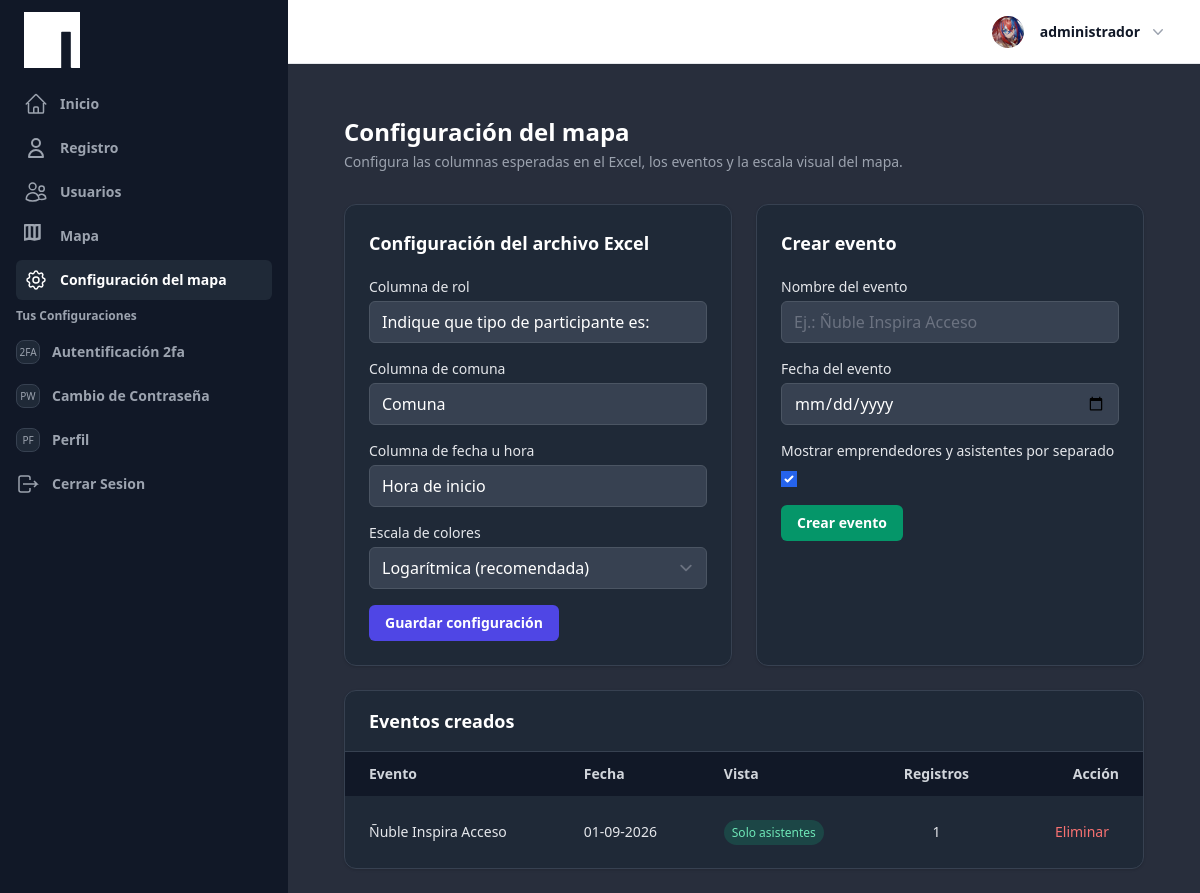
/configuracion/mapa/ (signed in), run on the app's committed database.
### UsuarioApp/models.py (models this page shows, shortened)
class Profile(models.Model):
    last_activity = models.DateTimeField(null=True, blank=True)
    image = models.ImageField(upload_to=profile_picture_path, default="profile.webp")
    user_FK = models.OneToOneField(
        User, on_delete=models.CASCADE, related_name="profile"
    )
    position_FK = models.ForeignKey(
        Position, on_delete=models.SET_NULL, null=True, blank=True
    )
    def save(self, *args, **kwargs):
        update_last_activity = kwargs.pop("update_last_activity", False)
        if update_last_activity:
            self.last_activity = timezone.now()
            kwargs["update_fields"] = ["last_activity"]
        if self.pk:
            handle_old_image(Profile, self.pk, self.image)
        super(Profile, self).save(*args, **kwargs)
        if self.image and os.path.exists(self.image.path):
            resize_image(self.image.path, 300)
            crop_image(self.image.path, 300)
    def update_last_activity(self):
        self.save(update_last_activity=True)
    class Meta:
        verbose_name = "Perfil"
        verbose_name_plural = "Perfiles"
        ordering = ["-id"]

### MapaApp/models.py (models this page shows, shortened)
class ConfiguracionMapa(models.Model):
    ESCALA_CHOICES = [
        ("LOG", "Logarítmica (recomendada)"),
        ("LINEAL", "Lineal"),
    ]
    columna_rol = models.CharField(
        max_length=255,
        default="Indique que tipo de participante es:",
    )
    columna_comuna = models.CharField(
        max_length=255,
        default="Comuna",
    )
    columna_fecha = models.CharField(
        max_length=255,
        default="Hora de inicio",
    )
    escala_mapa = models.CharField(
        max_length=10,
        choices=ESCALA_CHOICES,
        default="LOG",
    )
    class Meta:
        verbose_name = "Configuración del mapa"
        verbose_name_plural = "Configuración del mapa"

class Evento(models.Model):
    nombre = models.CharField(max_length=150)
    fecha_evento = models.DateField()
    mostrar_desglose_por_tipo = models.BooleanField(
        default=True,
        help_text="Si se desactiva, el mapa mostrará solo el total de asistentes.",
    )
    class Meta:
        ordering = ["-fecha_evento", "nombre"]

### homeApp/views.py (the view, shortened to what this page needs)
class MapaConfiguracionView(LoginRequiredMixin, TemplateView):
    template_name = "pages/configuracion/mapa_configuracion.html"
    login_url = reverse_lazy("account_login")
    def get_configuracion(self):
        configuracion, _ = ConfiguracionMapa.objects.get_or_create(pk=1)
        return configuracion
    def get_context_data(
        self,
        configuracion_form=None,
        evento_form=None,
        **kwargs,
    ):
        context = super().get_context_data(**kwargs)
        configuracion = self.get_configuracion()
        context["configuracion_form"] = configuracion_form or ConfiguracionMapaForm(
            instance=configuracion
        )
        context["evento_form"] = evento_form or EventoForm()
        context["eventos"] = Evento.objects.annotate(
            total_participantes=Count("participantes")
        ).order_by("-id")
        return context

### templates/pages/configuracion/mapa_configuracion.html (shortened to what this page needs)
{% extends 'components/Layout/base_extendido.html' %}
{% block content_main %}
<main class="mx-auto max-w-6xl p-6">
    <div class="mb-8">
        <h1 class="text-2xl font-bold text-white">
            Configuración del mapa
        </h1>
        <p class="mt-1 text-sm text-gray-400">
            Configura las columnas esperadas en el Excel, los eventos y la escala visual del mapa.
        </p>
    </div>
    <div class="grid grid-cols-1 gap-6 lg:grid-cols-2">
        <section class="rounded-xl border border-gray-700 bg-gray-800 p-6 shadow">
            <h2 class="mb-5 text-lg font-semibold text-white">
                Configuración del archivo Excel
            </h2>
            <form method="post" class="space-y-4">
                {% for field in configuracion_form %}
                    <div>
                        <label
                            for="{{ field.id_for_label }}"
                            class="mb-1 block text-sm font-medium text-gray-200"
                        >
                            {{ field.label }}
                        </label>
                        {{ field }}
                    </div>
                {% endfor %}
                <button
                    type="submit"
                    class="rounded-md bg-indigo-600 px-4 py-2 text-sm font-semibold text-white hover:bg-indigo-500"
                >
                    Guardar configuración
                </button>
            </form>
        </section>
        <section class="rounded-xl border border-gray-700 bg-gray-800 p-6 shadow">
            <h2 class="mb-5 text-lg font-semibold text-white">
                Crear evento
            </h2>
            <form method="post" class="space-y-4">
                {% for field in evento_form %}
                    <div>
                        <label
                            for="{{ field.id_for_label }}"
                            class="mb-1 block text-sm font-medium text-gray-200"
                        >
                            {{ field.label }}
                        </label>
                        {{ field }}
                    </div>
                {% endfor %}
                <button
                    type="submit"
                    class="rounded-md bg-emerald-600 px-4 py-2 text-sm font-semibold text-white hover:bg-emerald-500"
                >
                    Crear evento
                </button>
            </form>
        </section>
    </div>
    <section class="mt-6 overflow-hidden rounded-xl border border-gray-700 bg-gray-800 shadow">
        <div class="border-b border-gray-700 px-6 py-4">
            <h2 class="text-lg font-semibold text-white">
                Eventos creados
            </h2>
        </div>
        <div class="overflow-x-auto">
            <table class="w-full text-left text-sm">
                <thead class="bg-gray-900 text-gray-300">
                    <tr>
                        <th class="px-6 py-3">Evento</th>
                        <th class="px-6 py-3">Fecha</th>
                        <th class="px-6 py-3">Vista</th>
                        <th class="px-6 py-3 text-center">Registros</th>
                        <th class="px-6 py-3 text-right">Acción</th>
                    </tr>
                </thead>
                <tbody class="divide-y divide-gray-700">
                    {% for evento in eventos %}
                    <tr class="text-gray-200">
                        <td class="px-6 py-4 font-medium">
                            {{ evento.nombre }}
                        </td>
                        <td class="px-6 py-4">
                            {{ evento.fecha_evento|date:"d-m-Y" }}
                        </td>
                        <td class="px-6 py-4">
                            {% if evento.mostrar_desglose_por_tipo %}
                                <span class="rounded-full bg-indigo-500/20 px-2 py-1 text-xs text-indigo-300">
                                    Desglose por tipo
                                </span>
                            {% else %}
                                <span class="rounded-full bg-emerald-500/20 px-2 py-1 text-xs text-emerald-300">
                                    Solo asistentes
                                </span>
                            {% endif %}
                        </td>
                        <td class="px-6 py-4 text-center">
                            {{ evento.total_participantes }}
                        </td>
                        <td class="px-6 py-4 text-right">
                            <form
                                method="post"
                                class="inline"
                                onsubmit="
                                    return confirm(
                                        '¿Seguro que deseas eliminar el evento «{{ evento.nombre }}»? ' +
                                        'También se eliminarán sus {{ evento.total_participantes }} registros.'
                                    );
                                "
                            >
                                <button
                                    type="submit"
                                    class="text-sm font-medium text-red-400 hover:text-red-300"
                                >
                                    Eliminar
                                </button>
                            </form>
                        </td>
                    </tr>
                    {% endfor %}
                </tbody>
            </table>
        </div>
    </section>
</main>
{% endblock content_main %}

### templates/components/header/components/profile.html (shortened to what this page needs)
{% load static %}
<div class="relative" x-data="{ openUser: false }">
  <button type="button" class="-m-1.5 flex items-center p-1.5" id="user-menu-button" aria-expanded="false" aria-haspopup="true" @click="openUser = !openUser">
    <img class="h-8 w-8 rounded-full bg-gray-50" src="{{ request.user.profile.image.url }}" alt="perfil">
    <span class="hidden lg:flex lg:items-center">
      <span class="ml-4 text-sm font-semibold leading-6 text-gray-900" aria-hidden="true">{{ request.user }}</span>
      <svg class="ml-2 h-5 w-5 text-gray-400" viewBox="0 0 20 20" fill="currentColor" aria-hidden="true">
        <path fill-rule="evenodd" d="M5.23 7.21a.75.75 0 011.06.02L10 11.168l3.71-3.938a.75.75 0 111.08 1.04l-4.25 4.5a.75.75 0 01-1.08 0l-4.25-4.5a.75.75 0 01.02-1.06z" clip-rule="evenodd" />
      </svg>
    </span>
  </button>
</div>

### data on the page
ConfiguracionMapa: configuracion_form "Indique que tipo de participante es:" "Comuna" "Hora de inicio" "Logarítmica (recomendada)"
Evento: nombre "Ñuble Inspira Acceso", fecha_evento "01-09-2026", mostrar_desglose_por_tipo "Solo asistentes", total_participantes "1"

### other printed values
{{ request.user }} "administrador"
{{ field.label }} "Columna de rol" "Columna de comuna" "Columna de fecha u hora" "Escala de colores"
{{ field.label }} "Nombre del evento" "Fecha del evento" "Mostrar emprendedores y asistentes por separado"
